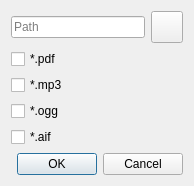
<?xml version="1.0" encoding="UTF-8"?>
<ui version="4.0">
 <class>AddFilesToIndexDialog</class>
 <widget class="QDialog" name="AddFilesToIndexDialog">
  <property name="geometry">
   <rect>
    <x>0</x>
    <y>0</y>
    <width>194</width>
    <height>169</height>
   </rect>
  </property>
  <property name="windowTitle">
   <string>Dialog</string>
  </property>
  <layout class="QVBoxLayout" name="verticalLayout">
   <item>
    <layout class="QHBoxLayout" name="horizontalLayout">
     <item>
      <widget class="QLineEdit" name="lineEdit">
       <property name="placeholderText">
        <string>Path</string>
       </property>
      </widget>
     </item>
     <item>
      <widget class="QPushButton" name="pushButton">
       <property name="minimumSize">
        <size>
         <width>32</width>
         <height>32</height>
        </size>
       </property>
       <property name="maximumSize">
        <size>
         <width>32</width>
         <height>32</height>
        </size>
       </property>
       <property name="text">
        <string/>
       </property>
       <property name="icon">
        <iconset resource="../ressources.qrc">
         <normaloff>:/icons/icons/open127.png</normaloff>:/icons/icons/open127.png</iconset>
       </property>
      </widget>
     </item>
    </layout>
   </item>
   <item>
    <widget class="QCheckBox" name="checkBoxPDF">
     <property name="text">
      <string>*.pdf</string>
     </property>
    </widget>
   </item>
   <item>
    <widget class="QCheckBox" name="checkBoxMP3">
     <property name="text">
      <string>*.mp3</string>
     </property>
    </widget>
   </item>
   <item>
    <widget class="QCheckBox" name="checkBoxOgg">
     <property name="text">
      <string>*.ogg</string>
     </property>
    </widget>
   </item>
   <item>
    <widget class="QCheckBox" name="checkBoxAif">
     <property name="text">
      <string>*.aif</string>
     </property>
    </widget>
   </item>
   <item>
    <widget class="QDialogButtonBox" name="buttonBox">
     <property name="standardButtons">
      <set>QDialogButtonBox::Cancel|QDialogButtonBox::Ok</set>
     </property>
    </widget>
   </item>
  </layout>
 </widget>
 <resources>
  <include location="../ressources.qrc"/>
 </resources>
 <connections>
  <connection>
   <sender>buttonBox</sender>
   <signal>accepted()</signal>
   <receiver>AddFilesToIndexDialog</receiver>
   <slot>accept()</slot>
   <hints>
    <hint type="sourcelabel">
     <x>257</x>
     <y>256</y>
    </hint>
    <hint type="destinationlabel">
     <x>286</x>
     <y>228</y>
    </hint>
   </hints>
  </connection>
  <connection>
   <sender>buttonBox</sender>
   <signal>rejected()</signal>
   <receiver>AddFilesToIndexDialog</receiver>
   <slot>reject()</slot>
   <hints>
    <hint type="sourcelabel">
     <x>330</x>
     <y>256</y>
    </hint>
    <hint type="destinationlabel">
     <x>350</x>
     <y>234</y>
    </hint>
   </hints>
  </connection>
 </connections>
</ui>
